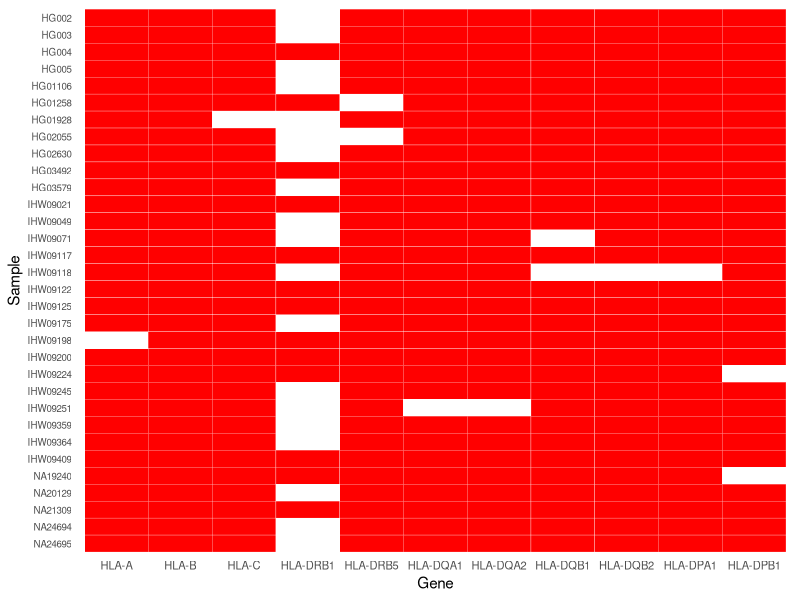
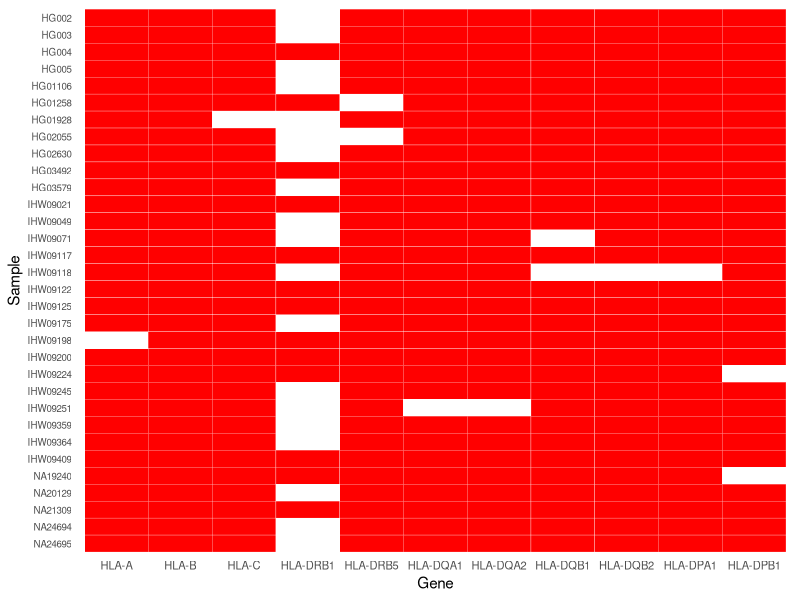
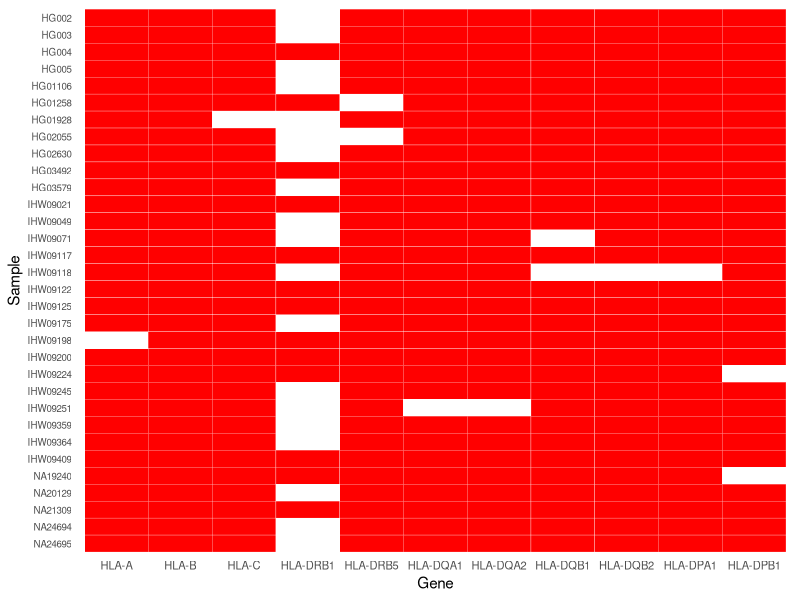

Reproduce these figures in R, in order.
library(tidyr)
library(ggplot2)

setwd("/Users/matt/Documents/GitHub/mhc/scripts/visualizations/phase_heat_map/")

# Load the data
#data <- read.csv("phase_map_hiphase.csv", header = TRUE, stringsAsFactors = FALSE)
data <- read.csv("whatshap_phase_map.csv", header = TRUE, stringsAsFactors = FALSE)

# Replace dots with dashes in column names
colnames(data) <- gsub("\\.", "-", colnames(data))

df_long <- pivot_longer(
  data,
  cols = -sample,       # Columns to pivot: All except "sample"
  names_to = "Gene",    # New column for gene names
  values_to = "Value"   # New column for gene values (1 or 0)
)

# Ensure samples and genes retain their order
df_long$sample <- factor(df_long$sample, levels = rev(unique(data$sample)))  # Reverse sample order
df_long$Gene <- factor(df_long$Gene, levels = colnames(data)[-1])  # Gene order

# Plot the heatmap
figure <- ggplot(df_long, aes(x = Gene, y = sample, fill = Value)) +
  geom_tile(color = "white") +
  scale_fill_gradient(low = "white", high = "red", na.value = "white") +
  theme_minimal() +
  theme(
    axis.text.x = element_text(size = 8),
    axis.text.y = element_text(size = 7),
    axis.ticks = element_blank(),
    panel.grid = element_blank(),
    legend.position = "none"  # Remove the legend
  ) +
  labs(
    x = "Gene",
    y = "Sample"
  )

# Print the figure
print(figure)

# Save the figure
#ggsave(filename = "hiphase_heat_map.pdf", plot = figure)
#ggsave(filename = "hiphase_heat_map.png", plot = figure)
ggsave(filename = "whatshap_heat_map.pdf", plot = figure)
ggsave(filename = "whatshap_heat_map.png", plot = figure)

# Load necessary library
library(dplyr)

# Example data (assuming 'data' is already loaded)
# Convert all non-sample columns to numeric if needed
data_numeric <- data %>% select(-sample)

# Count zeros per row
zero_counts <- rowSums(data_numeric == 0)

# Count occurrences
all_ones <- sum(zero_counts == 0)  # Samples with all 1s
one_zero <- sum(zero_counts == 1)  # Samples with exactly one zero
two_zeros <- sum(zero_counts == 2)  # Samples with exactly two zeros

# Print results
cat("Samples with all 1s:", all_ones, "\n")
cat("Samples with exactly one 0:", one_zero, "\n")
cat("Samples with exactly two 0s:", two_zeros, "\n")
